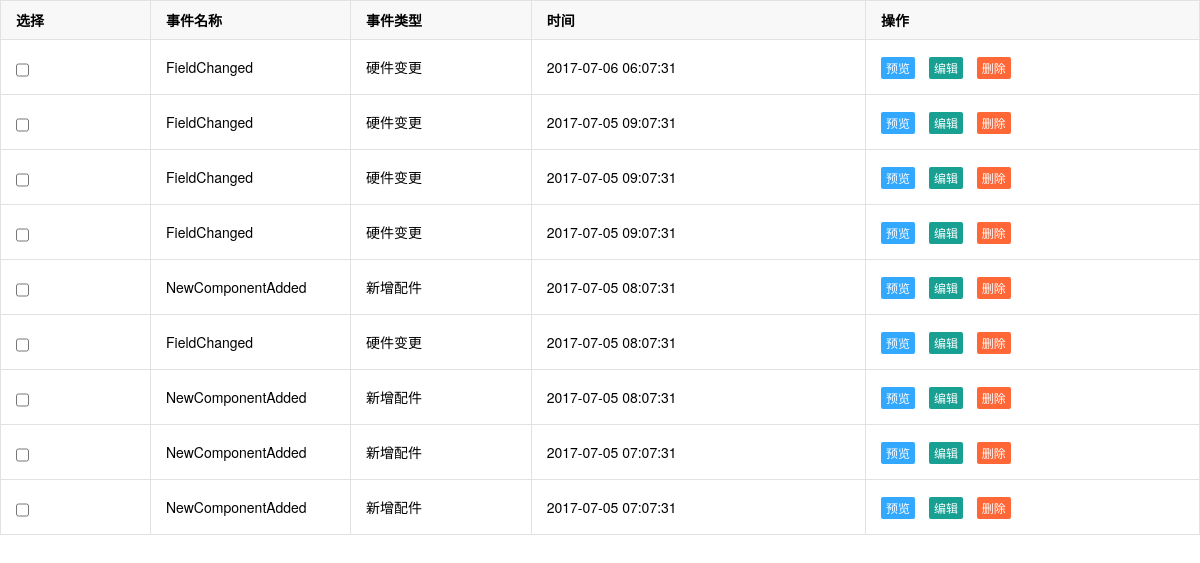
Page /asset/events_list/ on the committed database.
### asset/models.py (models this page shows, shortened)
class EventLog(models.Model):
    name = models.CharField(u'事件名称', max_length=128)
    event_type_choices = (
        (1, u'硬件变更'),
        (2, u'新增配件'),
        (3, u'设备下线'),
        (4, u'设备上线'),
        (5, u'定期维护'),
        (6, u'业务上线\更新\变更'),
        (7, u'其它'),
    )
    event_type = models.SmallIntegerField(u'事件类型', choices=event_type_choices)
    asset = models.ForeignKey('Asset')
    component = models.CharField(u'事件子项', max_length=256, blank=True, null=True)
    detail = models.TextField(u'事件详情', blank=True, null=True)
    date = models.DateTimeField(u'事件时间', auto_now_add=True)
    user = models.ForeignKey('UserProfile', verbose_name=u'事件源')
    memo = models.TextField(u'备注', blank=True, null=True)
    class Meta:
        verbose_name = '事件日志表'
        verbose_name_plural = "事件日志表"
    def colored_event_type(self):
        if self.event_type == 1:
            cell_html = '<span style="background: orange;">%s</span>'
        elif self.event_type == 2:
            cell_html = '<span style="background: yellowgreen;">%s</span>'
        else:
            cell_html = '<span >%s</span>'
        return cell_html % self.get_event_type_display()
    colored_event_type.allow_tags = True
    colored_event_type.short_description = u'事件类型'

### asset/views.py (the view)
# urls.py: url(r'events_list/$', views.events_list),
@csrf_exempt
def events_list(request):
    current_page = request.GET.get('p')
    all_count = models.EventLog.objects.all().order_by("-id").count()
    base_url = request.path_info
    page_info = page.PageInfo(current_page, 9, all_count, base_url, 11)
    obj_list = models.EventLog.objects.all().order_by("-id")[page_info.start():page_info.end()]
    return render(request, 'events_list.html', locals())

### utils/page.py (called while the page is built)
    def start(self):
        return (self.current_page - 1) * self.per_page_num

    def end(self):
        return self.current_page * self.per_page_num

### templates/events_list.html (shortened to what this page needs)
<!DOCTYPE html>
<html lang="en">
<head>
    <link rel="stylesheet" href="/static/plugins/layui/css/layui.css" media="all" />
</head>
<body>
<table class="layui-table" style="margin: 0">
  <colgroup>
    <col width="150">
    <col width="200">
    <col>
  </colgroup>
    <thead>
    <tr>
        <th>选择</th>
        <th>事件名称</th>
        <th>事件类型</th>
        <th>时间</th>
        <th>操作</th>
    </tr>
    </thead>
    <tbody>
        {% for obj in obj_list %}
        <tr>
            <td>
                <input type="checkbox"  class="layui-form-checkbox"  lay-skin="primary">
            </td>
            <td>{{ obj.name }}</td>
            <td>{{ obj.get_event_type_display }}</td>
            <td>{{ obj.date|date:'Y-m-d h:m:t'}}</td>
            <td>
                        <a href="/asset/events/detail-{{ obj.id }}"  class="layui-btn layui-btn-normal layui-btn-mini">预览</a>
                        <a href="javascript:;" class="layui-btn layui-btn-mini">编辑</a>
                        <a href="javascript:;" class="layui-btn layui-btn-danger layui-btn-mini">删除</a>
                    </td>
        </tr>
        {% endfor %}
    </tbody>
</table>
</body>
</html>

### rows in the picture
EventLog: name "FieldChanged", event_type "硬件变更", date "2017-07-06 06:07:31"
EventLog: name "FieldChanged", event_type "硬件变更", date "2017-07-05 09:07:31"
EventLog: name "FieldChanged", event_type "硬件变更", date "2017-07-05 09:07:31"
EventLog: name "FieldChanged", event_type "硬件变更", date "2017-07-05 09:07:31"
EventLog: name "NewComponentAdded", event_type "新增配件", date "2017-07-05 08:07:31"
EventLog: name "FieldChanged", event_type "硬件变更", date "2017-07-05 08:07:31"
EventLog: name "NewComponentAdded", event_type "新增配件", date "2017-07-05 08:07:31"
EventLog: name "NewComponentAdded", event_type "新增配件", date "2017-07-05 07:07:31"
EventLog: name "NewComponentAdded", event_type "新增配件", date "2017-07-05 07:07:31"
